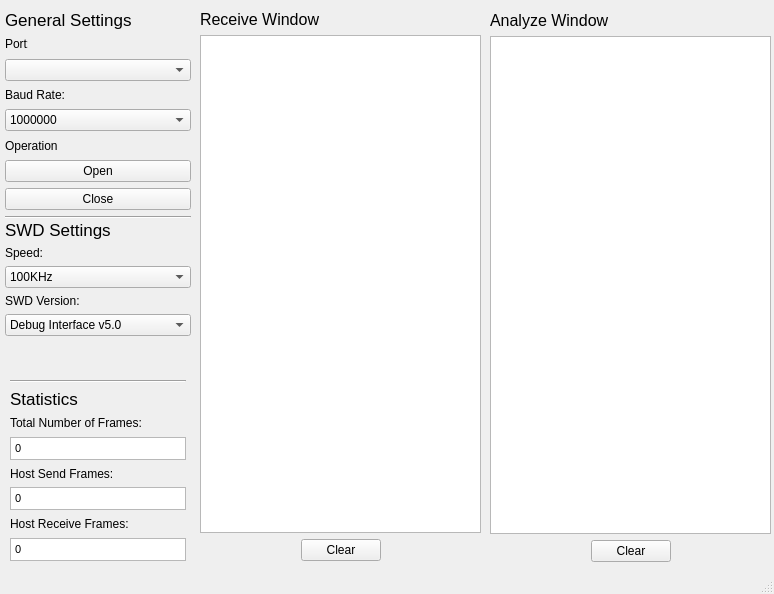
<?xml version="1.0" encoding="UTF-8"?>
<ui version="4.0">
 <class>SWD_Monitor</class>
 <widget class="QMainWindow" name="SWD_Monitor">
  <property name="geometry">
   <rect>
    <x>0</x>
    <y>0</y>
    <width>774</width>
    <height>594</height>
   </rect>
  </property>
  <property name="windowTitle">
   <string>SWD_Monitor</string>
  </property>
  <widget class="QWidget" name="centralwidget">
   <widget class="QWidget" name="verticalLayoutWidget_2">
    <property name="geometry">
     <rect>
      <x>200</x>
      <y>10</y>
      <width>281</width>
      <height>551</height>
     </rect>
    </property>
    <layout class="QVBoxLayout" name="verticalLayout_2">
     <item>
      <widget class="QLabel" name="Receive_Window_Label">
       <property name="font">
        <font>
         <pointsize>12</pointsize>
        </font>
       </property>
       <property name="text">
        <string>Receive Window</string>
       </property>
      </widget>
     </item>
     <item>
      <widget class="QTextBrowser" name="ReceivetextBrowser"/>
     </item>
     <item>
      <layout class="QHBoxLayout" name="horizontalLayout_3">
       <item>
        <spacer name="horizontalSpacer_6">
         <property name="orientation">
          <enum>Qt::Horizontal</enum>
         </property>
         <property name="sizeHint" stdset="0">
          <size>
           <width>40</width>
           <height>20</height>
          </size>
         </property>
        </spacer>
       </item>
       <item>
        <widget class="QPushButton" name="Clear_pushButton_Receive">
         <property name="text">
          <string>Clear</string>
         </property>
        </widget>
       </item>
       <item>
        <spacer name="horizontalSpacer_5">
         <property name="orientation">
          <enum>Qt::Horizontal</enum>
         </property>
         <property name="sizeHint" stdset="0">
          <size>
           <width>40</width>
           <height>20</height>
          </size>
         </property>
        </spacer>
       </item>
      </layout>
     </item>
    </layout>
   </widget>
   <widget class="QWidget" name="verticalLayoutWidget_3">
    <property name="geometry">
     <rect>
      <x>490</x>
      <y>11</y>
      <width>281</width>
      <height>551</height>
     </rect>
    </property>
    <layout class="QVBoxLayout" name="verticalLayout_3">
     <item>
      <widget class="QLabel" name="Analyz_Window_Label">
       <property name="font">
        <font>
         <pointsize>12</pointsize>
        </font>
       </property>
       <property name="text">
        <string>Analyze Window</string>
       </property>
      </widget>
     </item>
     <item>
      <widget class="QTextBrowser" name="AnalyzetextBrowser"/>
     </item>
     <item>
      <layout class="QHBoxLayout" name="horizontalLayout_4">
       <item>
        <spacer name="horizontalSpacer_7">
         <property name="orientation">
          <enum>Qt::Horizontal</enum>
         </property>
         <property name="sizeHint" stdset="0">
          <size>
           <width>40</width>
           <height>20</height>
          </size>
         </property>
        </spacer>
       </item>
       <item>
        <widget class="QPushButton" name="Clear_pushButton_Analyze">
         <property name="text">
          <string>Clear</string>
         </property>
        </widget>
       </item>
       <item>
        <spacer name="horizontalSpacer_8">
         <property name="orientation">
          <enum>Qt::Horizontal</enum>
         </property>
         <property name="sizeHint" stdset="0">
          <size>
           <width>40</width>
           <height>20</height>
          </size>
         </property>
        </spacer>
       </item>
      </layout>
     </item>
    </layout>
   </widget>
   <widget class="QWidget" name="horizontalLayoutWidget">
    <property name="geometry">
     <rect>
      <x>0</x>
      <y>10</y>
      <width>191</width>
      <height>209</height>
     </rect>
    </property>
    <layout class="QHBoxLayout" name="horizontalLayout">
     <item>
      <spacer name="horizontalSpacer">
       <property name="orientation">
        <enum>Qt::Horizontal</enum>
       </property>
       <property name="sizeType">
        <enum>QSizePolicy::Fixed</enum>
       </property>
       <property name="sizeHint" stdset="0">
        <size>
         <width>5</width>
         <height>20</height>
        </size>
       </property>
      </spacer>
     </item>
     <item>
      <layout class="QVBoxLayout" name="verticalLayout">
       <item>
        <widget class="QLabel" name="General_Setting_Label">
         <property name="font">
          <font>
           <pointsize>13</pointsize>
          </font>
         </property>
         <property name="text">
          <string>General Settings</string>
         </property>
        </widget>
       </item>
       <item>
        <layout class="QHBoxLayout" name="horizontalLayout_6">
         <item>
          <widget class="QLabel" name="Port_Label">
           <property name="sizePolicy">
            <sizepolicy hsizetype="Minimum" vsizetype="Minimum">
             <horstretch>0</horstretch>
             <verstretch>0</verstretch>
            </sizepolicy>
           </property>
           <property name="minimumSize">
            <size>
             <width>23</width>
             <height>14</height>
            </size>
           </property>
           <property name="maximumSize">
            <size>
             <width>23</width>
             <height>14</height>
            </size>
           </property>
           <property name="text">
            <string>Port:</string>
           </property>
          </widget>
         </item>
         <item>
          <widget class="QLabel" name="PortInfo_Label">
           <property name="text">
            <string/>
           </property>
          </widget>
         </item>
        </layout>
       </item>
       <item>
        <widget class="QComboBox" name="Port_comboBox"/>
       </item>
       <item>
        <widget class="QLabel" name="BaudRate_Label">
         <property name="text">
          <string>Baud Rate:</string>
         </property>
        </widget>
       </item>
       <item>
        <widget class="QComboBox" name="BaudRate_comboBox">
         <property name="currentText">
          <string>1000000</string>
         </property>
         <property name="currentIndex">
          <number>5</number>
         </property>
         <item>
          <property name="text">
           <string>9600</string>
          </property>
         </item>
         <item>
          <property name="text">
           <string>19200</string>
          </property>
         </item>
         <item>
          <property name="text">
           <string>38400</string>
          </property>
         </item>
         <item>
          <property name="text">
           <string>57600</string>
          </property>
         </item>
         <item>
          <property name="text">
           <string>115200</string>
          </property>
         </item>
         <item>
          <property name="text">
           <string>1000000</string>
          </property>
         </item>
        </widget>
       </item>
       <item>
        <widget class="QLabel" name="Operation_Label">
         <property name="text">
          <string>Operation</string>
         </property>
        </widget>
       </item>
       <item>
        <widget class="QPushButton" name="Open_Button">
         <property name="text">
          <string>Open</string>
         </property>
        </widget>
       </item>
       <item>
        <widget class="QPushButton" name="Close_Button">
         <property name="text">
          <string>Close</string>
         </property>
        </widget>
       </item>
       <item>
        <widget class="Line" name="line_2">
         <property name="orientation">
          <enum>Qt::Horizontal</enum>
         </property>
        </widget>
       </item>
      </layout>
     </item>
    </layout>
   </widget>
   <widget class="QWidget" name="horizontalLayoutWidget_2">
    <property name="geometry">
     <rect>
      <x>0</x>
      <y>220</y>
      <width>191</width>
      <height>161</height>
     </rect>
    </property>
    <layout class="QHBoxLayout" name="horizontalLayout_2">
     <item>
      <spacer name="horizontalSpacer_3">
       <property name="orientation">
        <enum>Qt::Horizontal</enum>
       </property>
       <property name="sizeType">
        <enum>QSizePolicy::Fixed</enum>
       </property>
       <property name="sizeHint" stdset="0">
        <size>
         <width>5</width>
         <height>20</height>
        </size>
       </property>
      </spacer>
     </item>
     <item>
      <layout class="QVBoxLayout" name="verticalLayout_4">
       <item>
        <widget class="QLabel" name="SWD_Setting_Label">
         <property name="font">
          <font>
           <pointsize>13</pointsize>
          </font>
         </property>
         <property name="text">
          <string>SWD Settings</string>
         </property>
        </widget>
       </item>
       <item>
        <widget class="QLabel" name="Speed_Label">
         <property name="text">
          <string>Speed:</string>
         </property>
        </widget>
       </item>
       <item>
        <widget class="QComboBox" name="Speed_comboBox">
         <item>
          <property name="text">
           <string>100KHz</string>
          </property>
         </item>
         <item>
          <property name="text">
           <string>500KHz</string>
          </property>
         </item>
         <item>
          <property name="text">
           <string>1MHz</string>
          </property>
         </item>
         <item>
          <property name="text">
           <string>2MHz</string>
          </property>
         </item>
         <item>
          <property name="text">
           <string>4MHz</string>
          </property>
         </item>
         <item>
          <property name="text">
           <string>6MHz</string>
          </property>
         </item>
        </widget>
       </item>
       <item>
        <widget class="QLabel" name="SWD_Version_Label">
         <property name="text">
          <string>SWD Version:</string>
         </property>
        </widget>
       </item>
       <item>
        <widget class="QComboBox" name="Version_comboBox">
         <property name="currentText">
          <string>Debug Interface v5.0</string>
         </property>
         <property name="currentIndex">
          <number>0</number>
         </property>
         <item>
          <property name="text">
           <string>Debug Interface v5.0</string>
          </property>
         </item>
         <item>
          <property name="text">
           <string>Debug Interface v6.0</string>
          </property>
         </item>
        </widget>
       </item>
       <item>
        <spacer name="verticalSpacer_2">
         <property name="orientation">
          <enum>Qt::Vertical</enum>
         </property>
         <property name="sizeHint" stdset="0">
          <size>
           <width>20</width>
           <height>40</height>
          </size>
         </property>
        </spacer>
       </item>
      </layout>
     </item>
    </layout>
   </widget>
   <widget class="QWidget" name="horizontalLayoutWidget_5">
    <property name="geometry">
     <rect>
      <x>0</x>
      <y>380</y>
      <width>191</width>
      <height>181</height>
     </rect>
    </property>
    <layout class="QHBoxLayout" name="horizontalLayout_5">
     <item>
      <spacer name="horizontalSpacer_9">
       <property name="orientation">
        <enum>Qt::Horizontal</enum>
       </property>
       <property name="sizeType">
        <enum>QSizePolicy::Fixed</enum>
       </property>
       <property name="sizeHint" stdset="0">
        <size>
         <width>5</width>
         <height>20</height>
        </size>
       </property>
      </spacer>
     </item>
     <item>
      <layout class="QVBoxLayout" name="verticalLayout_5">
       <item>
        <widget class="Line" name="line">
         <property name="orientation">
          <enum>Qt::Horizontal</enum>
         </property>
        </widget>
       </item>
       <item>
        <widget class="QLabel" name="Statistics_Label">
         <property name="font">
          <font>
           <pointsize>13</pointsize>
          </font>
         </property>
         <property name="text">
          <string>Statistics</string>
         </property>
        </widget>
       </item>
       <item>
        <widget class="QLabel" name="Number_Label_1">
         <property name="text">
          <string>Total Number of Frames:</string>
         </property>
        </widget>
       </item>
       <item>
        <widget class="QTextBrowser" name="Number_textBrowser">
         <property name="enabled">
          <bool>true</bool>
         </property>
         <property name="sizePolicy">
          <sizepolicy hsizetype="Preferred" vsizetype="Preferred">
           <horstretch>0</horstretch>
           <verstretch>30</verstretch>
          </sizepolicy>
         </property>
         <property name="minimumSize">
          <size>
           <width>176</width>
           <height>13</height>
          </size>
         </property>
         <property name="maximumSize">
          <size>
           <width>139</width>
           <height>23</height>
          </size>
         </property>
         <property name="baseSize">
          <size>
           <width>139</width>
           <height>20</height>
          </size>
         </property>
         <property name="html">
          <string>&lt;!DOCTYPE HTML PUBLIC &quot;-//W3C//DTD HTML 4.0//EN&quot; &quot;http://www.w3.org/TR/REC-html40/strict.dtd&quot;&gt;
&lt;html&gt;&lt;head&gt;&lt;meta name=&quot;qrichtext&quot; content=&quot;1&quot; /&gt;&lt;style type=&quot;text/css&quot;&gt;
p, li { white-space: pre-wrap; }
&lt;/style&gt;&lt;/head&gt;&lt;body style=&quot; font-family:'MS Shell Dlg 2'; font-size:8.25pt; font-weight:400; font-style:normal;&quot;&gt;
&lt;p style=&quot; margin-top:0px; margin-bottom:0px; margin-left:0px; margin-right:0px; -qt-block-indent:0; text-indent:0px;&quot;&gt;0&lt;/p&gt;&lt;/body&gt;&lt;/html&gt;</string>
         </property>
        </widget>
       </item>
       <item>
        <widget class="QLabel" name="Number_Label_2">
         <property name="text">
          <string>Host Send Frames:</string>
         </property>
        </widget>
       </item>
       <item>
        <widget class="QTextBrowser" name="Number_textBrowser_2">
         <property name="enabled">
          <bool>true</bool>
         </property>
         <property name="sizePolicy">
          <sizepolicy hsizetype="Preferred" vsizetype="Preferred">
           <horstretch>0</horstretch>
           <verstretch>30</verstretch>
          </sizepolicy>
         </property>
         <property name="minimumSize">
          <size>
           <width>176</width>
           <height>13</height>
          </size>
         </property>
         <property name="maximumSize">
          <size>
           <width>139</width>
           <height>23</height>
          </size>
         </property>
         <property name="baseSize">
          <size>
           <width>139</width>
           <height>20</height>
          </size>
         </property>
         <property name="html">
          <string>&lt;!DOCTYPE HTML PUBLIC &quot;-//W3C//DTD HTML 4.0//EN&quot; &quot;http://www.w3.org/TR/REC-html40/strict.dtd&quot;&gt;
&lt;html&gt;&lt;head&gt;&lt;meta name=&quot;qrichtext&quot; content=&quot;1&quot; /&gt;&lt;style type=&quot;text/css&quot;&gt;
p, li { white-space: pre-wrap; }
&lt;/style&gt;&lt;/head&gt;&lt;body style=&quot; font-family:'MS Shell Dlg 2'; font-size:8.25pt; font-weight:400; font-style:normal;&quot;&gt;
&lt;p style=&quot; margin-top:0px; margin-bottom:0px; margin-left:0px; margin-right:0px; -qt-block-indent:0; text-indent:0px;&quot;&gt;0&lt;/p&gt;&lt;/body&gt;&lt;/html&gt;</string>
         </property>
        </widget>
       </item>
       <item>
        <widget class="QLabel" name="Number_Label_3">
         <property name="text">
          <string>Host Receive Frames:</string>
         </property>
        </widget>
       </item>
       <item>
        <widget class="QTextBrowser" name="Number_textBrowser_3">
         <property name="enabled">
          <bool>true</bool>
         </property>
         <property name="sizePolicy">
          <sizepolicy hsizetype="Preferred" vsizetype="Preferred">
           <horstretch>0</horstretch>
           <verstretch>30</verstretch>
          </sizepolicy>
         </property>
         <property name="minimumSize">
          <size>
           <width>176</width>
           <height>13</height>
          </size>
         </property>
         <property name="maximumSize">
          <size>
           <width>139</width>
           <height>23</height>
          </size>
         </property>
         <property name="baseSize">
          <size>
           <width>139</width>
           <height>20</height>
          </size>
         </property>
         <property name="html">
          <string>&lt;!DOCTYPE HTML PUBLIC &quot;-//W3C//DTD HTML 4.0//EN&quot; &quot;http://www.w3.org/TR/REC-html40/strict.dtd&quot;&gt;
&lt;html&gt;&lt;head&gt;&lt;meta name=&quot;qrichtext&quot; content=&quot;1&quot; /&gt;&lt;style type=&quot;text/css&quot;&gt;
p, li { white-space: pre-wrap; }
&lt;/style&gt;&lt;/head&gt;&lt;body style=&quot; font-family:'MS Shell Dlg 2'; font-size:8.25pt; font-weight:400; font-style:normal;&quot;&gt;
&lt;p style=&quot; margin-top:0px; margin-bottom:0px; margin-left:0px; margin-right:0px; -qt-block-indent:0; text-indent:0px;&quot;&gt;0&lt;/p&gt;&lt;/body&gt;&lt;/html&gt;</string>
         </property>
        </widget>
       </item>
      </layout>
     </item>
    </layout>
   </widget>
  </widget>
  <widget class="QStatusBar" name="statusbar"/>
 </widget>
 <resources/>
 <connections/>
</ui>
